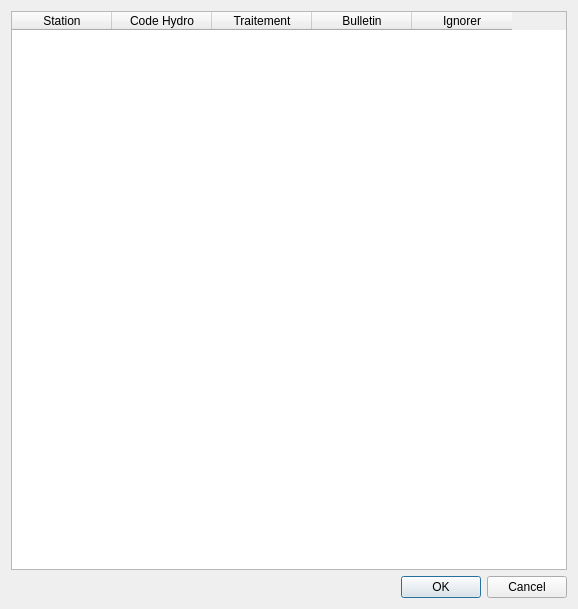
<?xml version="1.0" encoding="UTF-8"?>
<ui version="4.0">
 <class>stationSelect</class>
 <widget class="QDialog" name="stationSelect">
  <property name="windowModality">
   <enum>Qt::WindowModal</enum>
  </property>
  <property name="geometry">
   <rect>
    <x>0</x>
    <y>0</y>
    <width>578</width>
    <height>609</height>
   </rect>
  </property>
  <property name="windowTitle">
   <string>Gestion des stations</string>
  </property>
  <layout class="QVBoxLayout" name="verticalLayout">
   <item>
    <widget class="QTableWidget" name="selectTable">
     <property name="enabled">
      <bool>true</bool>
     </property>
     <property name="rowCount">
      <number>0</number>
     </property>
     <column>
      <property name="text">
       <string>Station</string>
      </property>
     </column>
     <column>
      <property name="text">
       <string>Code Hydro</string>
      </property>
     </column>
     <column>
      <property name="text">
       <string>Traitement</string>
      </property>
     </column>
     <column>
      <property name="text">
       <string>Bulletin</string>
      </property>
     </column>
     <column>
      <property name="text">
       <string>Ignorer</string>
      </property>
     </column>
    </widget>
   </item>
   <item>
    <widget class="QDialogButtonBox" name="buttonBox">
     <property name="orientation">
      <enum>Qt::Horizontal</enum>
     </property>
     <property name="standardButtons">
      <set>QDialogButtonBox::Cancel|QDialogButtonBox::Ok</set>
     </property>
    </widget>
   </item>
  </layout>
 </widget>
 <resources/>
 <connections>
  <connection>
   <sender>buttonBox</sender>
   <signal>accepted()</signal>
   <receiver>stationSelect</receiver>
   <slot>accept()</slot>
   <hints>
    <hint type="sourcelabel">
     <x>248</x>
     <y>254</y>
    </hint>
    <hint type="destinationlabel">
     <x>157</x>
     <y>274</y>
    </hint>
   </hints>
  </connection>
  <connection>
   <sender>buttonBox</sender>
   <signal>rejected()</signal>
   <receiver>stationSelect</receiver>
   <slot>reject()</slot>
   <hints>
    <hint type="sourcelabel">
     <x>316</x>
     <y>260</y>
    </hint>
    <hint type="destinationlabel">
     <x>286</x>
     <y>274</y>
    </hint>
   </hints>
  </connection>
 </connections>
</ui>
